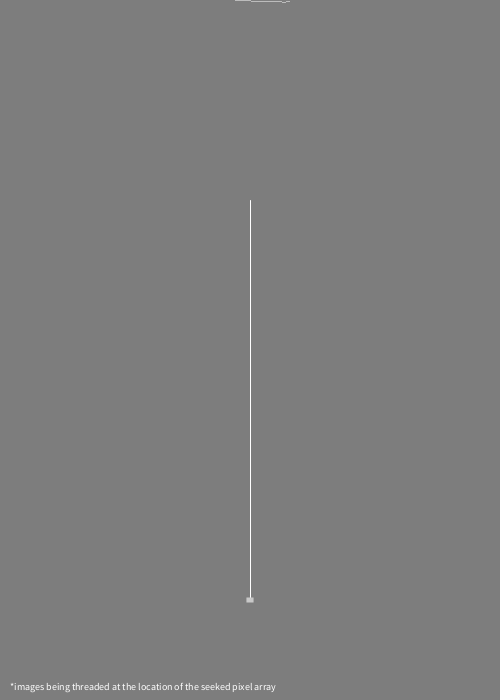
Frame 1 (no input)
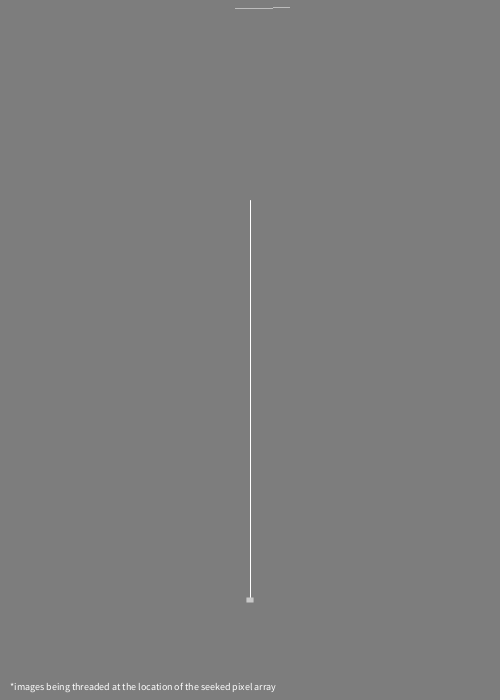
Frame 60 (the mouse pressed at the canvas centre just before this capture)
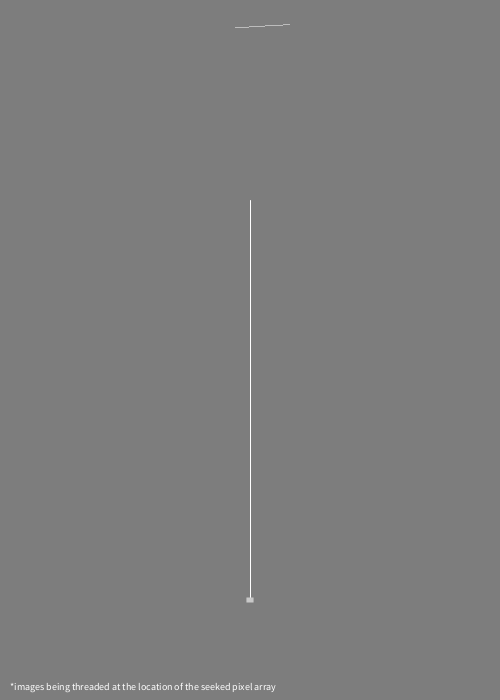
Frame 120 (the mouse held since frame 60 and released just before this capture)

The Processing sketch that drew these frames (run headless with seeded random() and noise(); from frame 60 on, the mouse is pressed at the canvas centre):

// Processing sketch: paperosci
// ── paperosci.pde
//Pin Object
Pin pin;
//Paper Object
Paper[] papers = new Paper [100];

void setup(){
  size (500,700);
  smooth();
  
  pin = new Pin(width/2, height-100,500);
  
  float y =0;
  
  for (int i = 0; i < papers.length; i++){
    papers[i] = new Paper(new PVector(random(width/2-40, width/2),y),floor(random(40,100)),random(100,200));
    y -= random(25, 100);  
  }
}

void draw(){
  
  background(125);
  
  pin.display();
  
  for (int i=0; i<papers.length; i++){
     if(pin.contains(papers[i])){
      PVector friction = pin.friction(papers[i]);
      papers[i].applyForce(friction);
    }
    papers[i].calculate();
    
    PVector air = new PVector(0, -0.8);
    PVector gravity = new PVector(0,1);
    papers[i].applyForce(gravity);
    papers[i].applyForce(air);
  
    papers[i].update();
    papers[i].display();
  }
  
  fill(255);
  textSize(10);
  text("*images being threaded at the location of the seeked pixel array", 10, height-10);
}
class Paper{
  
  int xspacing =1;  //how far apart should each point be
  int w;             //width of entire wave
  
  PVector origin;    //where does the wave's first point start?
  float theta = 0.0; //start angle at 0;
  float amplitude;  //height of wave
  float period;     //how many pixels before the wave repeats?
  float dx;           //value for incrementing X, to be calculated as a function of period and xspacing
  float[]yvalues;    // Using an array to store height values for the wave (not entirely necessary)

  PVector location;
  PVector velocity;
  PVector acceleration;
  
  //Construction
  Paper(PVector o, int w_, float p) {
    origin = o.get();
    w = w_;
    period = p;
    amplitude = w/20;
    dx = (TWO_PI / period) * xspacing;
    yvalues = new float[w/xspacing];
    velocity = new PVector();
    acceleration = new PVector();
  }
    void applyForce(PVector force) {
    PVector f = force.get();
    f.div(w);
    acceleration.add(f);
  }
  
  void calculate(){
    //increment theta (try different values for angular velocity here
    theta +=0.02;
    //for every x value, calculate a y value with sine function
    float x = theta;
    for (int i=0; i < yvalues.length;i++){
      yvalues[i] = sin(x)*amplitude;
      x+=dx;
    }
  }
  void update() {
    velocity.add(acceleration);
    origin.add(velocity);
    acceleration.mult(0);
  }
   void display() {
    // A simple way to draw the wave with an ellipse at each location
    for (int x = 0; x < yvalues.length; x++) {
      stroke(255,175);
      point(origin.x+x*xspacing,origin.y+yvalues[x]);
    }
    if (origin.y > height-200) {
      origin.y = height-200;
    }
  }
}
class Pin {

  //bottom anchor
  PVector anchor;

  float len;
  float c = 5;
  float x;
  float y;

  //Constructor
  Pin(float x_, float y_, float l) {
    anchor = new PVector(x_, y_);
    len = l;
    x = x_;
    y = y_;
  }
  
//friction once paper reaches pin
  boolean contains(Paper p) {
    PVector pl = p.origin;
    if ( pl.y > height-len) {
      return true;
    }
    else {
      return false;
    }
  }
  PVector friction(Paper p) {
    float speed = p.velocity.mag();
    float frictionMagnitude = -1 * c * speed * speed;

    PVector friction = p.velocity.get();
    friction.normalize();
    friction.mult(frictionMagnitude);

    return friction;
  }

  void display() {
    stroke(255);
    //pin
    line(anchor.x, anchor.y, anchor.x, height-len);

    //base
    noStroke();
    fill(200);
    rectMode(CENTER);
    rect(anchor.x, anchor.y, len/70, len/100);
  }
}
